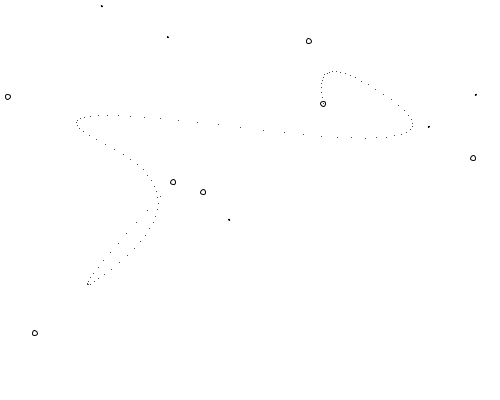
Frame 1 (no input)
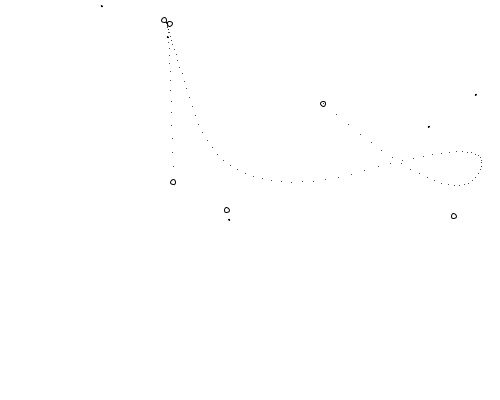
Frame 60 (the mouse pressed at the canvas centre just before this capture)
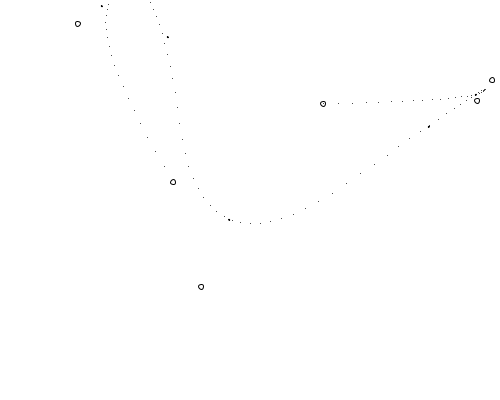
Frame 120 (the mouse held since frame 60 and released just before this capture)

The Processing sketch that drew these frames (run headless with seeded random() and noise(); from frame 60 on, the mouse is pressed at the canvas centre):

// Processing sketch: Particle_Swarm_Bspline_Prokop
// ── Particle_Swarm_Bspline_Prokop.pde
/* OpenProcessing Tweak of *@*http://www.openprocessing.org/sketch/121712*@* */
/* !do not delete the line above, required for linking your tweak if you upload again */
int noofparticles=5;
float omega=1.5;

float dt = 5.0;

PVector[] Data;
Bspline_class newbspline;

Position gbest;
float c1=1;
float c2=1.5;
int iter=1;
Particlenew[] particles;

int n=6;
int k=3;
int m=7;

void setup()
{
  size(500,400);
  smooth();
  frameRate(300);
  particles= new Particlenew[noofparticles];
 


    Data = new PVector[m];
//    float r=100;
//    for(int i =0;  i<=360 ;i++)
//    Data[i] = new PVector( 200+r*cos(i*PI/180),200+ r*sin(i*PI/180));

  for(int i =0;  i<m;i++){  Data[i] = new PVector( random(500), random(400) ); }
  /*
  Data[0]=new PVector(100,50);
  Data[1]=new PVector(100,150);
  Data[2]=new PVector(200,180);
  Data[3]=new PVector(280,250);
  Data[4]=new PVector(340,290);
  Data[5]=new PVector(390,210);
  Data[6]=new PVector(350,70);
  */
  gbest =new Position(n,k,Data[0],Data[Data.length-1]);
   
  newbspline=new Bspline_class(n,k);  
  for(int i=0;i<noofparticles;i++)    {
      particles[i]=new Particlenew(n,k,Data[0],Data[Data.length-1]);
    }
  for(int i=0;i<noofparticles;i++)  {
    if(error(particles[i].pbest) <error(gbest))
    gbest.clone(particles[i].pbest);
  }
 
//   for(int i=0;i<noofparticles;i++)
//    {
//      for(int j=1;j<=(particles[i].position.cps.length-1)/2;j++)
//     {
//       particles[i].position.cps[j]=Data[j].get();
//       particles[i].position.cps[particles[i].position.cps.length-1-j]=Data[Data.length-1-j].get();
//     }
//     
//    }
 
  
}

void draw()
{  
  background(255);
   
  
   if( iter<=20000)  {
    newbspline.definewith_cp(gbest.cps);
    newbspline.change_knots(gbest.knots);
    drawparticles();
    
    for(int i=0;i<noofparticles;i++)    {
      particles[i].velocity.update_velocity(omega,c1,c2,gbest,particles[i].pbest,particles[i].position);
      particles[i].position.update_position(particles[i].velocity);
    }
    
     for(int i=0;i<noofparticles;i++)    {
      if(error(particles[i].position)<error(particles[i].pbest))
      particles[i].pbest.clone(particles[i].position);
      
      if(error(particles[i].pbest)<error(gbest))
      gbest.clone(particles[i].pbest);
      
    }
    println(gbest.knots);
    println(error(gbest));
if(gbest.knots[k]<0.1)
gbest.cps[1]=gbest.cps[0];
if(gbest.knots[n]>0.99)
gbest.cps[gbest.cps.length-2]=gbest.cps[gbest.cps.length-1];
    iter++;
  }
 
}

void drawparticles(){
  for(int i=0;i<m;i++)  {
    ellipse(Data[i].x,Data[i].y,1,1);
  }
  for(int i=0;i<gbest.cps.length;i++)  ellipse(gbest.cps[i].x,gbest.cps[i].y,5,5);

   for(float i=0;i<1-0.01;i=i+0.01)  {
    PVector pnt1=newbspline.get_point(i);
    point(pnt1.x,pnt1.y);
  }


}



float error(Position pos){
  
  newbspline.definewith_cp(pos.cps);
  newbspline.change_knots(pos.knots);
  float Q=0; int count=0;
  for(float i=0; i<=1;i=i+(1/((float)m-1)))  {
    PVector pt= newbspline.get_point(i);
    //Q=Q+dist(Data[count].x,Data[count].y,pt.x,pt.y);
    Q=Q+pow(Data[count].x-pt.x,2)+pow(Data[count].y-pt.y,2);
    count++;
  }
  Q=log(Q)/log(exp(1));
  Q=Q*m;
  Q=Q+(log(m)/log(exp(1)))*(k+n+1);
  //Q=Q+2*(k+n+1);
  return Q;
}






public class Bspline_class{ 
   private int n=4;  //no of control points= n
   private int k=3;  //order of BSpline=k  NOTE: Degree p=k-1
   PVector[] cpal;     //arraylist of control points
   float[] knots;
    Bspline_class(int ncp,int ord) {
     n=ncp;
     k=ord;
     knots=new float[n+k+1];
     cpal= new PVector[n+1];
     // Knots definition
     for(int i=0;i<k;i++) {
       knots[i]=0;
       knots[n+k-i]=1;
     }
     for(int i=k;i<=n;i++) { 
       float N=(float) n;
       float K=(float) k;
       float I=(float) i;
       knots[i]= (1/(N-K+2)) *(I-K+1);
     }
     //
     
   } 
   
   
   public void definewith_cp(PVector [] arr)   {
     
     for(int i=0;i<arr.length;i++)
     {
       
       cpal[i]= arr[i].get();
     }
     
   }
   
   public PVector get_point(float val)   {
     int knotnode=0;
     for(int i=k;i<=n+1;i++)
     if(val< knots[i] && val>=knots[i-1])
     knotnode=i-1;
     if(val==1)
     knotnode=n;
     //println(knotnode);
     PVector [][] P= new PVector [n+1][k];
     //println(cpal);
     for(int i=0;i<n+1;i++)
     {
       P[i][0]=cpal[i].get();//??????????
       //println(P[i][0]+"   OK");
     }
     
     for(int j=1;j<k;j++)
     for(int i=knotnode-k+j+1;i<=knotnode;i++)     {
       float rij=(val - knots[i])/(knots[i+k-j]-knots[i]);
       PVector temp1,temp2;
       temp1=P[i-1][j-1].get();
       temp2=P[i][j-1].get();
       temp1.mult(1-rij);
       temp2.mult(rij);
       temp1.add(temp2);
       P[i][j]=temp1.get();
       
       //println(P[i][j]+"   "+i+"  "+j); 
     }
     //cpal.clear();
     return P[knotnode][k-1];
   }
   
   void change_knots(float[] arr)   {
     for(int i=k;i<=n;i++)
     knots[i]=arr[i];
   }
  
}
public class Particlenew{
  Position position;
  Velocity velocity;
  Position pbest;
  
  Particlenew(int ncp, int k,PVector start,PVector end)
  {
    position=new Position(ncp,k,start,end);
    velocity= new Velocity(ncp,k);
    pbest=new Position(ncp,k,start,end);
  }
}
public class Position{
  PVector [] cps;
  float [] knots;
  int n;
  int k;
  
  Position(int ncp, int k,PVector start, PVector end)  {
    this.n=ncp;
    this.k=k;  
    cps= new PVector[n+1];
    knots = new float [n+k+1];
    cps[0]=start.get();
    cps[n]=end.get();
    initialize_position();
  }
  
  private void initialize_position()  {
    for(int i=1;i<cps.length-1;i++)
    {
      cps[i]=new PVector(random(width),random(height),0);
    }
    
    for(int i=0;i<k;i++)
    {
      knots[i]=0;
      knots[n+k-i]=1;
    }
    for(int i=k;i<=n;i++)
    {
      float N=(float) n;
      float K=(float) k;
      float I=(float) i;
      knots[i]= (1/(N-K+2)) *(I-K+1);
        //knots[i]=random(0,1);
        //sort_knots();
    }
    //println(knots[k]);
   }
   
   public void update_position(Velocity velocity)   {
      for(int i=1;i<cps.length-1;i++)
      {
         cps[i].x=cps[i].x+velocity.cpsv[i-1].x*dt;
         cps[i].y=cps[i].y+velocity.cpsv[i-1].y*dt;
      }
      
//      for(int i=k;i<=n;i++)
//      {
//         knots[i]=knots[i]+velocity.knotsv[i-k];
//      }
//      
//      sort_knots();
   }
   
   private void sort_knots()   {
      for(int i=k;i<n;i++)
      for(int j=i+1;j<=n;j++)
      {
        if(knots[i]>knots[j])
        {
          float temp=knots[j];
          knots[j]=knots[i];
          knots[i]=temp;
        }
      }       
      rectify_knots();
    }
   private void rectify_knots()  {
     for(int i=k;i<=n;i++)
     {
       if(knots[i]<0.500)
       knots[i]=0.5;
       else if(knots[i]>0.95)
       knots[i]=0.95;
     }
   }
   public void clone(Position pos)   {
     for(int i=0;i<pos.cps.length;i++)
     this.cps[i]=pos.cps[i].get();
     for(int i=pos.k;i<=pos.n;i++)
     this.knots[i]=pos.knots[i];
   }
}
public class Velocity
{
  PVector [] cpsv;
  float [] knotsv;
  int n;
  int k;
  float maximumvel=1.6;
  Velocity(int ncp,int k)  {
    this.n=ncp;
    this.k=k;
    cpsv=new PVector[n-1];
    knotsv=new float[n-k+1];
    initialize_velocity();
  }
  
  private void initialize_velocity()  {
    for(int i=0;i<cpsv.length;i++)    {
      cpsv[i]=new PVector(0,0,0);
    }
    for(int i=0;i<knotsv.length ;i++)    {
      knotsv[i]=0;
    }
  }
  public void update_velocity(float omega,float c1,float c2,Position gbest, Position pbest, Position pos)    {
      for(int i=0;i<cpsv.length;i++)      {
        cpsv[i].x=omega*cpsv[i].x+c1*random(1)*(gbest.cps[i+1].x-pos.cps[i+1].x)+c2*random(1)*(pbest.cps[i+1].x-pos.cps[i+1].x);
        cpsv[i].y=omega*cpsv[i].y+c1*random(1)*(gbest.cps[i+1].y-pos.cps[i+1].y)+c2*random(1)*(pbest.cps[i+1].y-pos.cps[i+1].y);
        if(pow(cpsv[i].mag(),2)>pow(maximumvel,2))
        cpsv[i].mult((maximumvel/sqrt(pow(cpsv[i].x,2)+pow(cpsv[i].y,2))));
      }
//      for (int i=0;i<knotsv.length;i++)
//      {
//        knotsv[i]= 0.4*omega*knotsv[i]+c1*random(1)*(gbest.knots[i+k]-pos.knots[i+k])+c2*random(1)*(pbest.knots[i+k]-pos.knots[i+k]);
//        if(knotsv[i]>maximumvel)
//        knotsv[i]=knotsv[i]*(maximumvel/knotsv[i]);
//      }
    }
  }
